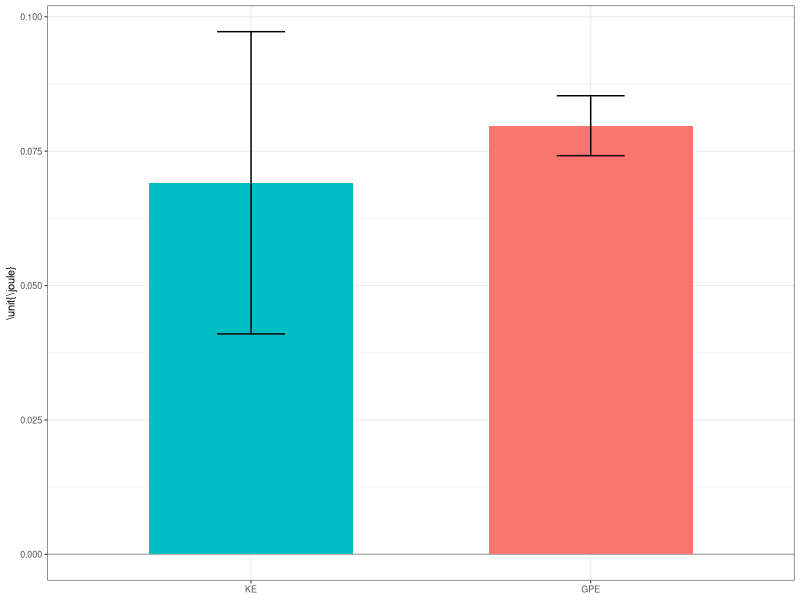

Generate this figure with R:
library(ggplot2)
library(dplyr)
library(tidyr)

raw <- read.csv('fig8.csv',header=TRUE)
data <- tibble(raw)
m = 0.0055
g = 9.81

data <- mutate(data,
     KE = 1/2*m*v_ms^2,
     GPE = m*g*h_m)

print(summarize(data,
	meanKE = mean(KE),
	sdKE = sd(KE),
	meanGPE = mean(GPE),
	sdGPE = sd(GPE)))

longer <- data %>%
       select(KE, GPE, trial) %>%
       pivot_longer(
	cols=c(KE,GPE),
	values_to='E'
	)

fig8 <- ggplot(longer,aes(x=name,y=E,fill=name))+
     geom_hline(yintercept=0,color='gray70')+
     stat_summary(fun=mean,geom="bar",width=0.6)+
     stat_summary(fun.data = mean_sdl, fun.args=list(mult=1),
     			   geom="errorbar",width=0.2)+
     theme_bw(base_size=8)+
     scale_x_discrete(limits=c("KE","GPE"),labels=c('KE','GPE'))+
     ylab('\\unit{\\joule}')+
     theme(legend.position="none",
	axis.title.x=element_blank())
ggsave('fig8.svg',plot=fig8,width=3.4167,height=2,units="in")
